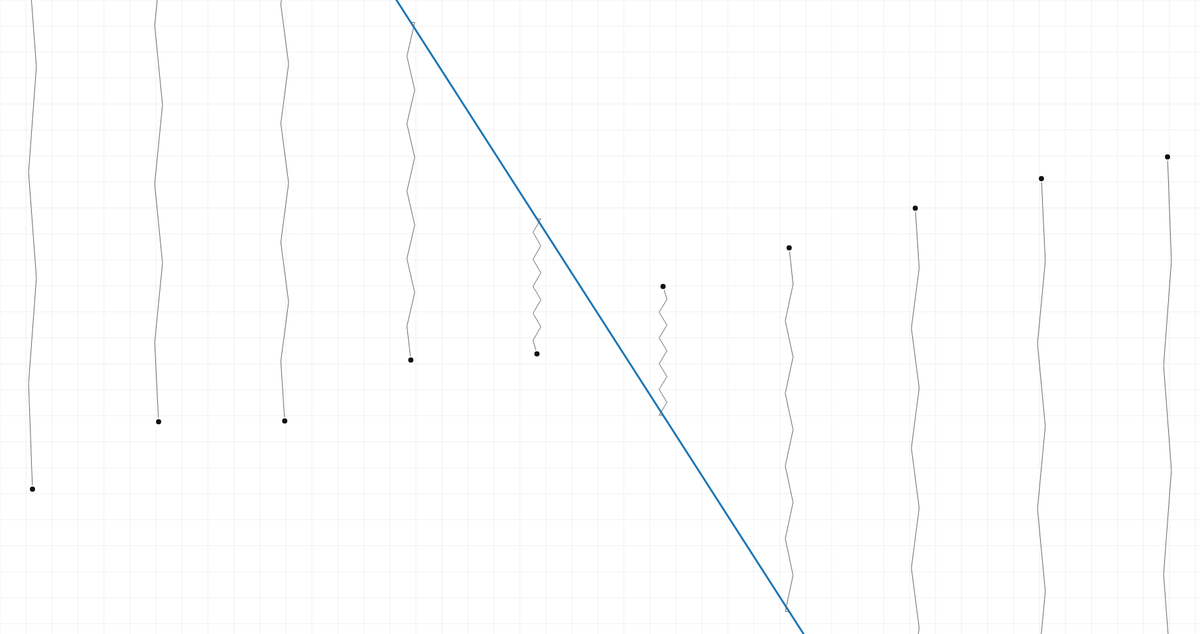
Frame 1 (no input)
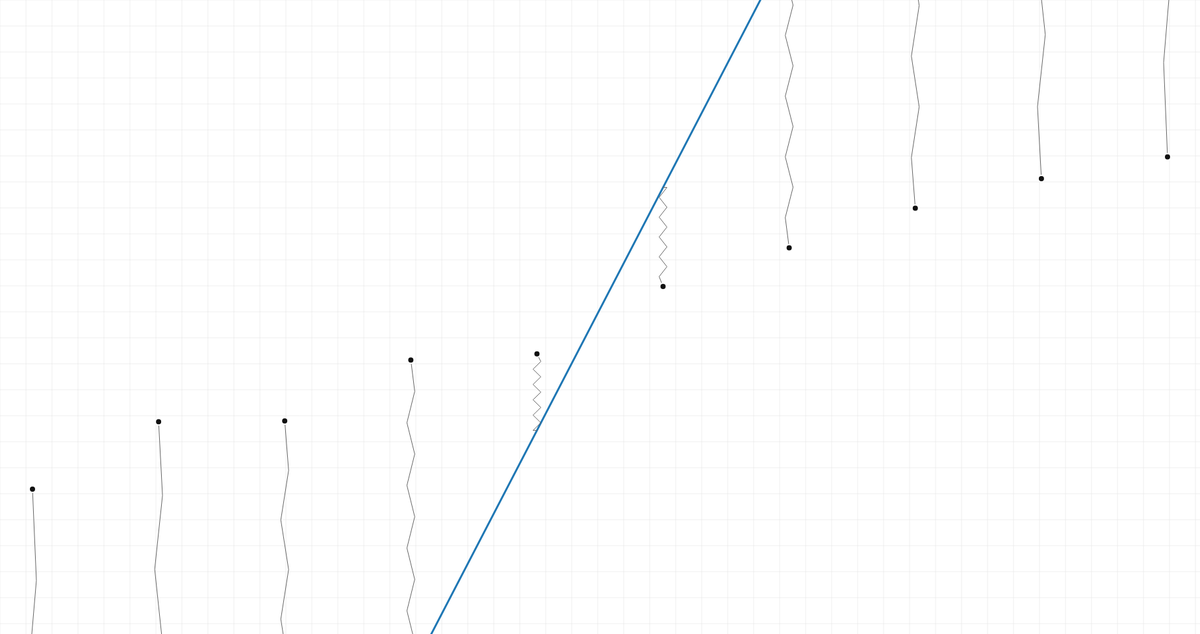
Frame 60 (no input)
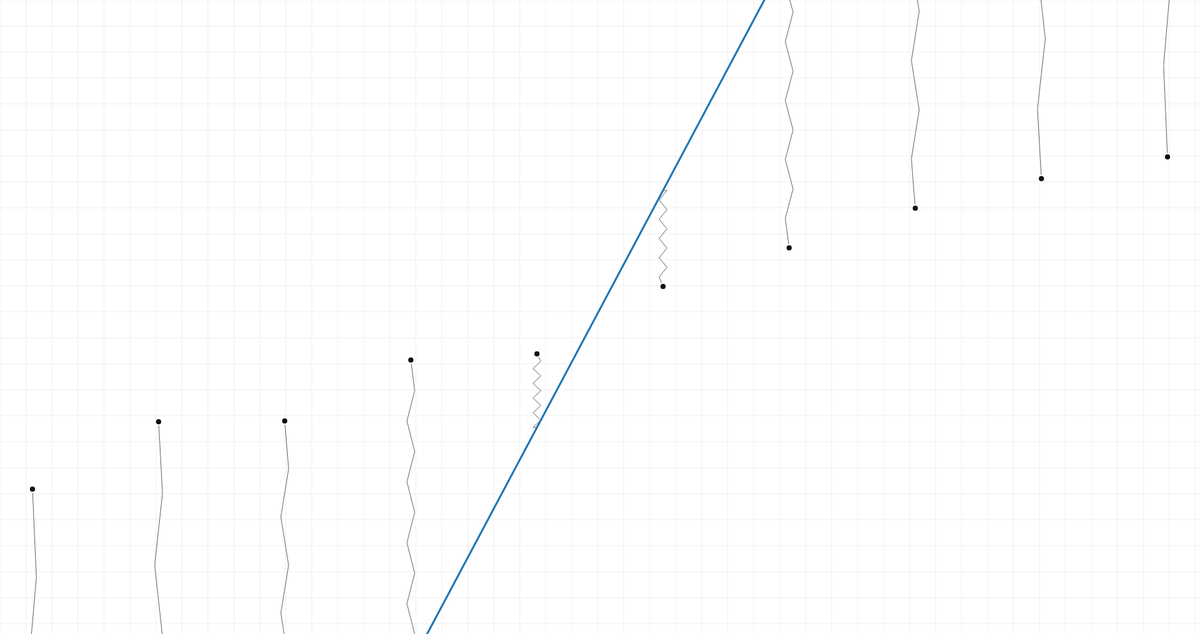
Frame 120 (the mouse pressed at the canvas centre since frame 60)

The p5.js sketch that drew these frames (run headless with seeded random() and noise() and a simulated clock; from frame 60 on, the mouse is pressed at the canvas centre):

// p5.js sketch
// ── sketch.js
let dataPoints = [];
let numPoints = 10;
let rodLength;
let rodMass = 1;
let rodAngle = 1;
let rodAngularVelocity = 0;
let rodCenterX, rodCenterY;
let rodVelocityY = 0;
let springK = 1;
let damping = 0.99; // no damping by default
let rodInertia;
let fitCache = null;
let gridBuffer;

// === Rod dragging state ===
let isDraggingRod = false;
let rodDragOffsetX = 0;
let rodDragOffsetY = 0;
let rodDragAngleOffset = 0;

class DataPoint {
  constructor(x, y) {
    this.x = x;
    this.y = y;
    this.radius = 5;
    this.hitboxRadius = this.radius * 4;
    this.isDragging = false;
  }

  contains(px, py) {
    return dist(px, py, this.x, this.y) < this.hitboxRadius;
  }

  draw() {
    noStroke();
    fill(this.isDragging ? '#FF4136' : this.contains(mouseX, mouseY) ? '#FF4136' : '#111111');
    stroke(255);
    strokeWeight(2);
    ellipse(this.x, this.y, this.radius * 2);
  }
}

function getLinearFitLine() {
  let n = dataPoints.length;
  if (n < 2) return null;

  let sumX = 0, sumY = 0, sumXY = 0, sumXX = 0;
  for (let p of dataPoints) {
    sumX += p.x;
    sumY += p.y;
    sumXY += p.x * p.y;
    sumXX += p.x * p.x;
  }

  let meanX = sumX / n;
  let meanY = sumY / n;

  let slope = (sumXY - n * meanX * meanY) / (sumXX - n * meanX * meanX);
  let intercept = meanY - slope * meanX;

  return { slope, intercept };
}

function setup() {
  createCanvas(1847, 976);
  pixelDensity(1);
  rodLength = max(width, height) * 1.2;
  rodCenterX = width / 2;
  rodCenterY = height / 2;
  rodInertia = (rodMass * rodLength * rodLength) / 12;

  let yStart = height / 2 + height / 4;
  let yEnd = height / 2 - height / 4;

  for (let i = 0; i < numPoints; i++) {
    let xPos = map(i, 0, numPoints - 1, 50, width - 50);
    let yPos = map(i, 0, numPoints - 1, yStart, yEnd) + random(-height * 0.05, height * 0.05);
    dataPoints.push(new DataPoint(xPos, yPos));
  }

  gridBuffer = createGraphics(width, height);
  drawGrid(gridBuffer, 40);
  fitCache = getLinearFitLine();
}

function draw() {
  background(255);
  image(gridBuffer, 0, 0);

  let cosAngle = cos(rodAngle);
  let sinAngle = sin(rodAngle);
  let tanAngle = tan(rodAngle);

  let totalForceY = 0, totalTorque = 0;

  for (let p of dataPoints) {
    const xi = p.x, yi = p.y;
    const rodY = rodCenterY + tanAngle * (xi - rodCenterX);
    const error = yi - rodY;
    const forceY = springK * error;
    const leverArm = xi - rodCenterX;
    const torque = forceY * leverArm;

    totalForceY += forceY;
    totalTorque += torque;
  }

  if (!isDraggingRod) {
    // Proper time step
    let dt = 1.0 / 60.0; // assume ~60fps

    // Angular dynamics
    let angularAcceleration = totalTorque / rodInertia;
    rodAngularVelocity += angularAcceleration * dt;
    rodAngularVelocity *= damping; // no damping if =1
    rodAngle += rodAngularVelocity * dt;

    // Linear dynamics
    let linearAcceleration = totalForceY / rodMass;
    rodVelocityY += linearAcceleration * dt;
    rodVelocityY *= damping; // no damping if =1
    rodCenterY += rodVelocityY * dt;
  }

  // Draw rod
  stroke('#1f77b4');
  strokeWeight(3);
  let rodX1 = rodCenterX - rodLength / 2 * cosAngle;
  let rodY1 = rodCenterY - rodLength / 2 * sinAngle;
  let rodX2 = rodCenterX + rodLength / 2 * cosAngle;
  let rodY2 = rodCenterY + rodLength / 2 * sinAngle;
  line(rodX1, rodY1, rodX2, rodY2);

  // Draw springs + points
  for (let p of dataPoints) {
    const rodY = rodCenterY + tanAngle * (p.x - rodCenterX);
    drawZigZagSpring(p.x, p.y, p.x, rodY, 3, 10);
    p.draw();
  }
}

function drawGrid(buffer, gridSpacing) {
  buffer.stroke(220);
  buffer.strokeWeight(0.5);
  for (let x = 0; x <= width; x += gridSpacing) buffer.line(x, 0, x, height);
  for (let y = 0; y <= height; y += gridSpacing) buffer.line(0, y, width, y);
}

function drawZigZagSpring(x1, y1, x2, y2, amplitude, segments) {
  if (x1 === x2 && y1 === y2) return;
  let length = dist(x1, y1, x2, y2);
  let u_t = [(x2 - x1) / length, (y2 - y1) / length];
  let u_n = [-u_t[1], u_t[0]];

  let coords = [[x1, y1]];
  for (let i = 1; i <= segments; i++) {
    let t = i / segments;
    let x = x1 + (x2 - x1) * t;
    let y = y1 + (y2 - y1) * t;
    let dir = i % 2 === 0 ? 2 : -2;
    coords[i] = [x + dir * amplitude * u_n[0], y + dir * amplitude * u_n[1]];
  }
  coords[segments + 1] = [x2, y2];

  stroke(100);
  strokeWeight(1);
  noFill();
  beginShape();
  coords.forEach(([x, y]) => vertex(x, y));
  endShape();
}

function mouseNearRod(mx, my) {
  let cosAngle = cos(rodAngle);
  let sinAngle = sin(rodAngle);
  let rodX1 = rodCenterX - rodLength / 2 * cosAngle;
  let rodY1 = rodCenterY - rodLength / 2 * sinAngle;
  let rodX2 = rodCenterX + rodLength / 2 * cosAngle;
  let rodY2 = rodCenterY + rodLength / 2 * sinAngle;

  let A = mx - rodX1;
  let B = my - rodY1;
  let C = rodX2 - rodX1;
  let D = rodY2 - rodY1;
  let dot = A * C + B * D;
  let len_sq = C * C + D * D;
  let t = constrain(dot / len_sq, 0, 1);

  let projX = rodX1 + t * C;
  let projY = rodY1 + t * D;

  return dist(mx, my, projX, projY) < 15;
}

function touchStarted() {
  let mx = touches[0]?.x || mouseX;
  let my = touches[0]?.y || mouseY;

  for (let p of dataPoints) {
    if (p.contains(mx, my)) {
      p.isDragging = true;
      fitCache = null;
      return false;
    }
  }

  if (mouseNearRod(mx, my)) {
    isDraggingRod = true;
    rodDragOffsetX = mx - rodCenterX;
    rodDragOffsetY = my - rodCenterY;
    let mouseAngle = atan2(my - rodCenterY, mx - rodCenterX);
    rodDragAngleOffset = rodAngle - mouseAngle;
    return false;
  }
}

function touchMoved() {
  let mx = touches[0]?.x || mouseX;
  let my = touches[0]?.y || mouseY;

  for (let p of dataPoints) {
    if (p.isDragging) {
      p.x = constrain(mx, 0, width);
      p.y = constrain(my, 0, height);
      fitCache = null;
    }
  }

  if (isDraggingRod) {
    rodCenterX = mx - rodDragOffsetX;
    rodCenterY = my - rodDragOffsetY;

    let mouseAngle = atan2(my - rodCenterY, mx - rodCenterX);
    rodAngle = mouseAngle + rodDragAngleOffset;

    rodAngularVelocity = 0;
    rodVelocityY = 0;
  }
}

function touchEnded() {
  for (let p of dataPoints) {
    if (p.isDragging) {
      p.isDragging = false;
      fitCache = getLinearFitLine();
    }
  }

  if (isDraggingRod) {
    isDraggingRod = false;
  }
}

function windowResized() {
  resizeCanvas(windowWidth, windowHeight);
  rodLength = max(width, height) * 1.2;
  rodCenterX = width / 2;
  rodCenterY = height / 2;
  rodInertia = (rodMass * rodLength * rodLength) / 12;
  gridBuffer = createGraphics(width, height);
  drawGrid(gridBuffer, 40);
  fitCache = getLinearFitLine();
}
